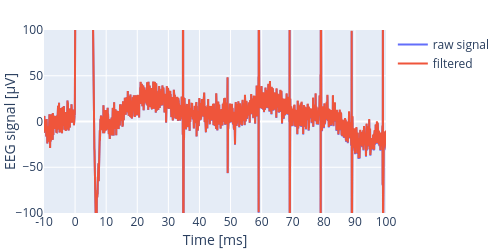

Notebook code for this chart:
### Markdown cell above
### highpass filter

### Code cell
# highpass filter
lowFreq = 1
sos_butter = signal.butter(2, lowFreq/(Fs/2), btype="highpass", output='sos')
b, a = signal.sos2tf(sos_butter)
group_delay = check_group_delay(Fs, b, a, freq=lowFreq, show_plot=False)
print(f'freq={group_delay["freq"]:.0f} Hz, n_samples={group_delay["n_samples"]:.0f}, time={group_delay["time"]:.3f} ms')
filtered = signal.sosfiltfilt(np.ascontiguousarray(sos_butter), eeg_channel)
plot_filtered(cut(eeg_channel), cut(filtered), M, shift=group_delay["n_samples"])

### Figure 1 — Plotly figure (JSON) as saved in the notebook; plotly's stock layout.template omitted (floating-point values rounded to 4 significant figures; data arrays with more than 128 entries replaced by an {"elided": "..."} marker saying what was removed)
{"data": [{"mode": "lines", "name": "raw signal", "type": "scatter", "y": {"elided": "20000 float values"}}, {"mode": "lines", "name": "filtered", "type": "scatter", "y": {"elided": "20000 float values"}}], "layout": {"font": {"size": 12}, "height": 250, "margin": {"b": 10, "l": 5, "r": 5, "t": 30}, "title": {"font": {"size": 16}, "x": 0.5}, "width": 500, "xaxis": {"range": [7250, 10000], "ticktext": [-300, -290, -280, -270, -260, -250, -240, -230, -220, -210, -200, -190, -180, -170, -160, -150, -140, -130, -120, -110, -100, -90, -80, -70, -60, -50, -40, -30, -20, -10, 0, 10, 20, 30, 40, 50, 60, 70, 80, 90, 100, 110, 120, 130, 140, 150, 160, 170, 180, 190, 200, 210, 220, 230, 240, 250, 260, 270, 280, 290, 300, 310, 320, 330, 340, 350, 360, 370, 380, 390, 400, 410, 420, 430, 440, 450, 460, 470, 480, 490], "tickvals": [0, 250, 500, 750, 1000, 1250, 1500, 1750, 2000, 2250, 2500, 2750, 3000, 3250, 3500, 3750, 4000, 4250, 4500, 4750, 5000, 5250, 5500, 5750, 6000, 6250, 6500, 6750, 7000, 7250, 7500, 7750, 8000, 8250, 8500, 8750, 9000, 9250, 9500, 9750, 10000, 10250, 10500, 10750, 11000, 11250, 11500, 11750, 12000, 12250, 12500, 12750, 13000, 13250, 13500, 13750, 14000, 14250, 14500, 14750, 15000, 15250, 15500, 15750, 16000, 16250, 16500, 16750, 17000, 17250, 17500, 17750, 18000, 18250, 18500, 18750, 19000, 19250, 19500, 19750], "title": {"standoff": 5, "text": "Time [ms]"}}, "yaxis": {"range": [-100, 100], "title": {"standoff": 1, "text": "EEG signal [μV]"}}}}
